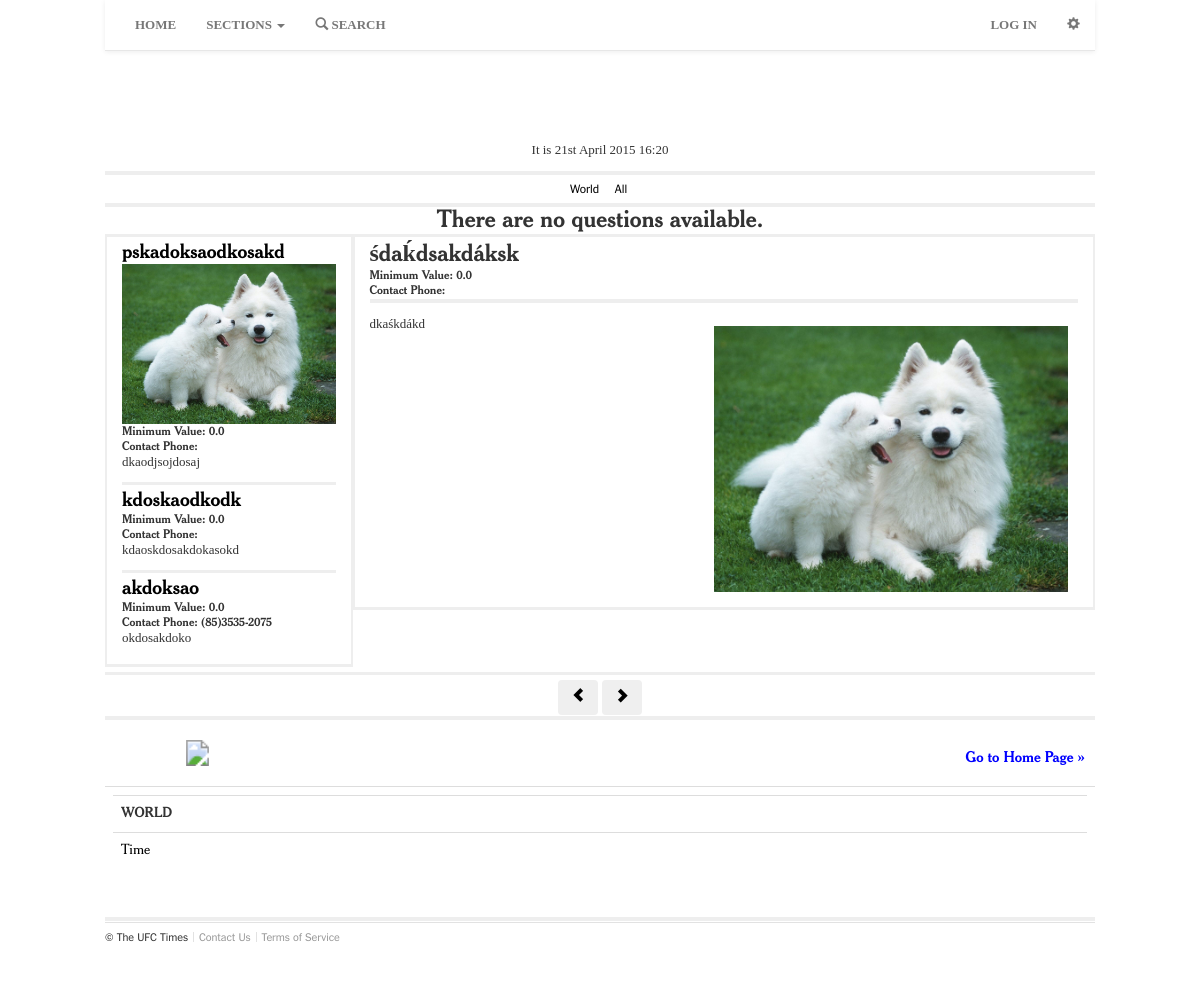
Page /newspaper/classifield/2/ on the committed database.
### newspaper/models/section.py (models this page shows, shortened)
class Section(models.Model):
	title = models.CharField(max_length=50, verbose_name=_("Title"), )
	image = models.ImageField(verbose_name=_("Image"),upload_to = 'documents/imagen/section/%Y/%m/%d', null=True, blank=True, default=None)
	class Meta:
		ordering = ['-title']
		verbose_name = _("Section")
		verbose_name_plural = _("Sections")
	def getSubSections(self):
		try:
			return SubSection.objects.filter(sections = self.id)
		except:
			return []

### newspaper/models/classifield.py (models this page shows, shortened)
class Classifield(models.Model):
	title = models.CharField(max_length=50, verbose_name=_("Title"), )
	description = models.TextField(verbose_name=_("Description"), )
	price = models.FloatField(default=0, verbose_name=_("Price"),)
	image = models.ImageField(verbose_name=_("Image"),upload_to = 'documents/imagen/classifield/%Y/%m/%d', null=True, blank=True, default=None)
	creator_classifield = models.ForeignKey("newspaper.Lector", verbose_name=_("Creador Classifield"), null=True, blank=True, on_delete=models.SET_NULL)
	phone = models.CharField(max_length=15, verbose_name=_("Phone Contact"), null = True, blank = True)
	offers = models.ManyToManyField('newspaper.Offer', verbose_name=_("Offers"), null=True, blank=True)
	class Meta:
		ordering = ['-title']
		verbose_name = _("Classifield")
		verbose_name_plural = _("Classifields")
	def getBestOffer(self):
		try:
			return self.offers.all().order_by('-value')[0];
		except:
			return None

### newspaper/models/subsection.py (models this page shows, shortened)
class SubSection(models.Model):
	title = models.CharField(max_length=50, verbose_name=_("Title"), )
	description = models.TextField(verbose_name=_("Description"), null=True, blank=True)
	image = models.ImageField(verbose_name=_("Image"),upload_to = 'documents/imagen/subsection/%Y/%m/%d', null=True, blank=True, default=None)
	sections = models.ManyToManyField("newspaper.Section", verbose_name=_("Sections"))
	class Meta:
		ordering = ['-title']
		verbose_name = _("SubSection")
		verbose_name_plural = _("SubSections")

### newspaper/views/user/classifield.py (the view, shortened to what this page needs)
@cache_page(60 * 15)
@csrf_protect
def viewClassifield(request, id_classifield):
	message = None
	try:
		sections = Section.objects.all()
		try:
			classifield = Classifield.objects.get(id = id_classifield)
		except:
			message = Message(TextMessage.CLASSIFIELD_NOT_FOUND, TypeMessage.ERROR)
			return home(request, None, None, message)
		classifields = Classifield.objects.all().exclude(id = id_classifield)
	except:
		pass
	form = PartialOfferForm()
	return render(request, 'newspaper/user/classifield.html', locals())

### newspaper/templates/newspaper/user/classifield.html (shortened to what this page needs)
{% extends 'newspaper/user/home.html' %}
{% load i18n %}
{% load humanize %}
{% block news %}
	<div class="col-md-3 dividers">
		<ul>
			{% for i in classifields %}
			<li>
				<div>
					<a href="/newspaper/classifield/{{i.id}}/">
						<h2 class="text-left">{{ i.title }}</h2>
					</a>
					{% if i.image != '' %}
					<figure>
						<a href="{{ i.image.url }}" class="boxer" title="{{ i.title }}" data-gallery="gallery">
						    <img class="img-responsive" src="{{ i.image.url }}"/>
						</a>
					</figure>
					{% endif %}
					<h5>
						{% trans "Minimum Value:" %} {{i.price}}<br>
						{% trans "Contact Phone:" %} {{i.phone|phone2numeric}}<br>
					<p class="text-justify">{{ i.description|safe|truncatewords_html:50 }}</p>
				</div>
			</li>
			{% if forloop.last == False %}
				<hr class="divider-lite">
			{% endif %}
			{% endfor %}
		</ul>
	</div>
	<div class="col-md-9 dividers">
		<h1>{{ classifield.title }}</h1>
		<h5>
			{% trans "Minimum Value:" %} {{classifield.price}}<br>
			{% trans "Contact Phone:" %} {{classifield.phone|phone2numeric}}<br>
		<hr class="divider">
		<div>
			<p class="text-justify">
				{% if classifield.image != '' %}
					<figure class="img-float-right">
						<a href="{{ classifield.image.url }}" class="boxer" title="{{ classifield.title }}" data-gallery="gallery">
						    <img class="img-responsive" src="{{ classifield.image.url }}"/>
						</a>
					</figure>
				{% endif %}
				<p class="text-justify">{{ classifield.description|safe }}</p>
			</p>
		</div>
	</div>
{% endblock %}

### newspaper/templates/newspaper/user/home.html (shortened to what this page needs)
{% extends 'newspaper/_base.html' %}
{% load i18n %}
{% load humanize %}
{% block body %}
	{% block menu-barner %}
	<center>
	    <svg class="nyt-logo" width="100%" height="64" role="img" aria-label="The New York Times">
	        <image width="100%" height="64" xlink:href="/static/newspaper/img/logos/logo.png" src="/static/newspaper/img/logos/logo.png" alt="The New York Times" border="0" class="img-responsive">
	        </image>
	    </svg>
	    	<ul class="masthead-menu">
				<li class="date">{% trans "It is" %} {% now "jS F Y H:i" %}</li>
			</ul>
	</center>
	{% endblock %}
	{% block menu-sections %}
	<hr class="divider">
		<nav id="mini-navigation" class="mini-navigation">
	    <ul class="mini-navigation-menu">
			{% for i in sections %}
				<li>
	            	<a href="/newspaper/home/{{ i.id }}/">{{ i.title }}</a>
	        	</li>
			{% endfor %}
	        	<li>
	        		<a href="/newspaper/home/">{% trans "All" %}</a>
	        	</li>
		</ul>
	    </nav>
	<hr class="divider">
	{% endblock %}
	{% block container %}
	<div class="container-fluid">
		<div class="row">
			{% if most_popular|length > 0 %}
			{% block carousel %}
						<!-- Carousel
				================================================== -->
				<div id="myCarousel" class="carousel slide" data-ride="carousel">
					<ol class="carousel-indicators">
						{% for i in most_popular %}
						<li data-target="#myCarousel" data-slide-to="{{ forloop.counter0 }}" ></li>
						{% endfor %}
					</ol>
					<div class="carousel-inner">
						{% for i in most_popular %}
							{% if forloop.counter0 == 0 %}
							<div class="item active">
							{% else %}
							<div class="item">
							{% endif %}
								<div>
									<img src="{{ i.image.url }}" alt="{{ i.title }}">
									<div class="container">
										<div class="carousel-caption">
											<div class="box-text">
												<a href="/newspaper/news/{{i.id}}/"><h1>{{ i.title }}</h1></a>
												<p class="text-center">
													{{ i.subtitle }}
												</p>
											</div>
										</div>
									</div>
								</div>
							</div>
						{% endfor %}
					</div>
					<a class="left carousel-control" href="#myCarousel" data-slide="prev"><span class="glyphicon glyphicon-chevron-left"></span></a>
					<a class="right carousel-control" href="#myCarousel" data-slide="next"><span class="glyphicon glyphicon-chevron-right"></span></a>
					<hr class="divider">
				</div>
			{% endblock %}
			{% else %}
				<h1 class="text-center">{% trans "There are no questions available." %}</h1>
			{% endif %}
			{% block news %}{% endblock %}
		</div>
	</div>
	{% endblock %}
	<hr class="divider-lite">
		<div class="row">
				<center>
				<div class="btn-group" role="group">
					<a href="/newspaper/{{ id_page|add:"-1" }}/">
						<button class="btn btn-group">
							<span class="glyphicon glyphicon-chevron-left"></span>
						</button>
					</a>
				</div>
				<div class="btn-group" role="group">
					<a href="/newspaper/{{ id_page|add:"1" }}/">
						<button class="btn btn-group">
							<span class="glyphicon glyphicon-chevron-right"></span>
						</button>
					</a>
				</div>
				</center>
		</div>
{% endblock %}

### newspaper/templates/newspaper/_base.html (shortened to what this page needs)
{% load i18n %}
<!DOCTYPE html>
<html>
	<head>
		<link rel="stylesheet" href="{{ STATIC_URL }}newspaper/frameworks/bootstrap/css/bootstrap.min.css">
		<link rel="stylesheet" href="{{ STATIC_URL }}newspaper/frameworks/bootstrap/css/bootstrap-theme.min.css" >
		<link rel="stylesheet" href="{{ STATIC_URL }}newspaper/frameworks/jquery/jquery_alerts/resources/css/jquery.toastmessage.css">
		<link rel="stylesheet" href="{{ STATIC_URL }}newspaper/frameworks/jquery-ui/jquery-ui.min.css">
		<link rel="stylesheet" href="{{ STATIC_URL }}newspaper/frameworks/jquery-ui/jquery-ui.theme.min.css">
		<link rel="stylesheet"  href="{{ STATIC_URL }}newspaper/css/styles_ny.css" >
		<link rel="stylesheet"  href="{{ STATIC_URL }}newspaper/css/zam5nzz-d.css" >
		<link rel="stylesheet" href="{{ STATIC_URL }}newspaper/frameworks/boxer/jquery.fs.boxer.min.css">
		<link rel="stylesheet"  href="{{ STATIC_URL }}newspaper/css/stylesheet.css" >
		<link rel="stylesheet"  href="{{ STATIC_URL }}newspaper/css/nav-bar.css" >
		<link rel="stylesheet"  href="{{ STATIC_URL }}newspaper/css/font-awesome.min.css" >
		<link rel="stylesheet"  href="{{ STATIC_URL }}newspaper/css/dropmenu.css" >
		<link rel="stylesheet"  href="{{ STATIC_URL }}newspaper/css/carousel.css" >
		<link rel="stylesheet" href="{{ STATIC_URL }}newspaper/css/mobile.css" media="(max-width: 800px)">
	</head>
	<body>
		<div class="container-fluid">
			<div class="row">
					<div class="col-xs-12 col-sm-12 col-md-10 col-md-offset-1 col-lg-10 col-lg-offset-1">
						<div class="row">
						{% block header %}
						{% include 'newspaper/_header.html' %}
						{% endblock %}
						{% block body %}
						{% endblock %}
						{% block footer %}
							{% include 'newspaper/_footer.html' %}
						{% endblock %}
						</div>
					</div>
			</div>
		</div>
	</body>
</html>

### newspaper/templates/newspaper/_no_script.html (shortened to what this page needs)
{% load i18n %}

### newspaper/templates/newspaper/_header.html (shortened to what this page needs)
{% load i18n %}
<div class="container-fluid">
<div class="row">
<div class="navbar navbar-default navbar-static-top" role="navigation">
	<div class="container-fluid">
		<div class="navbar-collapse collapse">
			{% block nav-left %}
			<ul class="nav navbar-nav navbar-left">
				<li>
					{% if perms.newspaper.access_manager %}
					<a id="home"  href="/newspaper/userAuthenticated/manager/">{% trans "HOME" %}</a>
					{% else %}
					<a id="home" href="/newspaper/">{% trans "HOME" %}</a>
					{% endif %}
				</li>
				{% if not perms.newspaper.access_manager %}
				<li class="dropdown">
					<a href="#" class="dropdown-toggle" data-toggle="dropdown">{% trans "SECTIONS" %} <b class="caret"></b></a>
				</li>
				<li>
					<a href="#"><span class="glyphicon glyphicon-search" ></span> {% trans "SEARCH" %}</a>
				</li>
				{% endif %}
			</ul>
			{% endblock %}
			{% block nav-right %}
			<ul class="nav navbar-nav navbar-right">
				{% if request.user.is_authenticated %}
				<li class="dropdown">
					<span class="icon-bar"></span>
					<span class="icon-bar"></span>
					<span class="icon-bar"></span>
					<a href="#" class="dropdown-toggle" data-toggle="dropdown">
						<span class="glyphicon glyphicon-user"></span>
						{{ request.user }}
						<b class="caret"></b>
					</a>
					<ul class="dropdown-menu multi-level" role="menu" aria-labelledby="dropdownMenu">
						{% if perms.newspaper.access_manager  %}
						<li>
							<a href="/newspaper/">{% trans "LECTOR" %}</a>
						</li>
						<li>
							<a href="/newspaper/userAuthenticated/manager/">
								{% trans "MANAGER" %}
							</a>
						</li>
						{% endif %}
						<li>
							<a href="/newspaper/authentication/logout/">
								{% trans "LOG OUT" %}
							</a>
						</li>
					</ul>
				</li>
				{% else %}
				<li id="menuLogin" class="dropdown  dropdown-large">
					<a id="navLogin" data-toggle="dropdown" href="#" class="dropdown-toggle">
						{% trans "LOG IN" %}
					</a>
				</li>
				{% endif %}
				<li>
					<a href="../navbar-static-top/"><spam class=" glyphicon glyphicon-cog"></spam></a>
				</li>
			</ul>
			{% endblock %}
		</div>
	</div>
</div>
</div>
</div>

### newspaper/templates/newspaper/_messages.html (shortened to what this page needs)
{% load i18n %}

### newspaper/templates/newspaper/_footer.html (shortened to what this page needs)
{% load i18n %}
<div class="container-fluid">
	<div class="row">
	<hr class="divider">
		<header class="section-header">
			<p class="section-heading" style="position: relative; margin-top: 20px;">
				<h3>
					<a class="user-action text-right img-float-right" href="#home" style="color: blue;">{% trans "Go to Home Page" %} »</a>
				</h3>
				<a href="/newspaper/">
					<svg aria-label="The New York Times" role="img" height="26" width="185" class="nyt-logo">
						<image border="0" alt="The UFC Times" src="/static/newspaper/img/logos/logo-footer.png" xlink:href="/static/newspaper/img/logos/logo-footer.png" height="26" width="185"/>
					</svg>
				</a>
			</p>
		</header>
		<table class="table">
			<tr>
			{% for i in sections %}
				<td>
					<div class="table-responsive">
						<table class="table">
							<tr>
								<td class="table-title">{{ i.title|upper }}</td>
							</tr>
							{% for k in i.getSubSections %}
							<tr>
								<td><a href="/newspaper/{{ i.id }}/{{ k.id }}/">{{ k.title }}</a></td>
							</tr>
							{% endfor %}
						</table>
					</div>
				</td>
			{% endfor %}
			</tr>
		</table>
	<hr class="divider">
	<footer role="contentinfo" class="page-footer" id="page-footer">
		<nav>
			 <ul>
				 <li>
				 	&copy; <span itemprop="name"> The UFC Times </span>
				</li>
				<li class="wide-viewport-item">
					<a href="#">{% trans "Contact Us" %}
					</a>
				</li>
				<li>
					<a itemprop="usageTerms" href="#">
						{% trans "Terms of Service" %}
					</a>
				</li>
			 </ul>
		</nav>
		</footer>
	</div>
</div>

### newspaper/templates/newspaper/_msg.html (shortened to what this page needs)
{% load i18n %}

### newspaper/static/newspaper/css/stylesheet.css (style rules this page uses)
.divider { border-style: solid none none; border-width: 4px 0 0; margin-bottom:1px; margin-top: 1px; background-color: #000; }
.divider-lite { border-style: solid none none; border-width: 3px 0 0; margin-bottom:5px; margin-top: 5px; background-color: #EEEEEE; }
.dividers { border-style: solid; padding-top: 5px; padding-bottom: 5px; border-top: 3px solid #EEEEEE; border-right: 2px solid #EEEEEE; border-bottom: 3px solid #EEEEEE; border-left: 2px solid #EEEEEE; }
.img-float-right { float: right; margin: 10px; width: 50%; }
.table-title { font-weight: bold; }

### newspaper/static/newspaper/css/nav-bar.css (style rules this page uses)
.navbar-default { background-color: transparent; background-image: none; }
.navbar a { font-weight: bold !important; color: #000; }

### newspaper/static/newspaper/css/dropmenu.css (style rules this page uses)
.dropdown-large { position: static !important; }

### rows in the picture
Section: title "World", title "WORLD"
Classifield: title "pskadoksaodkosakd", image (picture), price "0.0", description "dkaodjsojdosaj"
Classifield: title "kdoskaodkodk", price "0.0", description "kdaoskdosakdokasokd"
Classifield: title "akdoksao", price "0.0", phone "(85)3535-2075", description "okdosakdoko"
Classifield: title "śdaḱdsakdáksk", price "0.0", image (picture), description "dkaśkdákd"
SubSection: title "Time"
